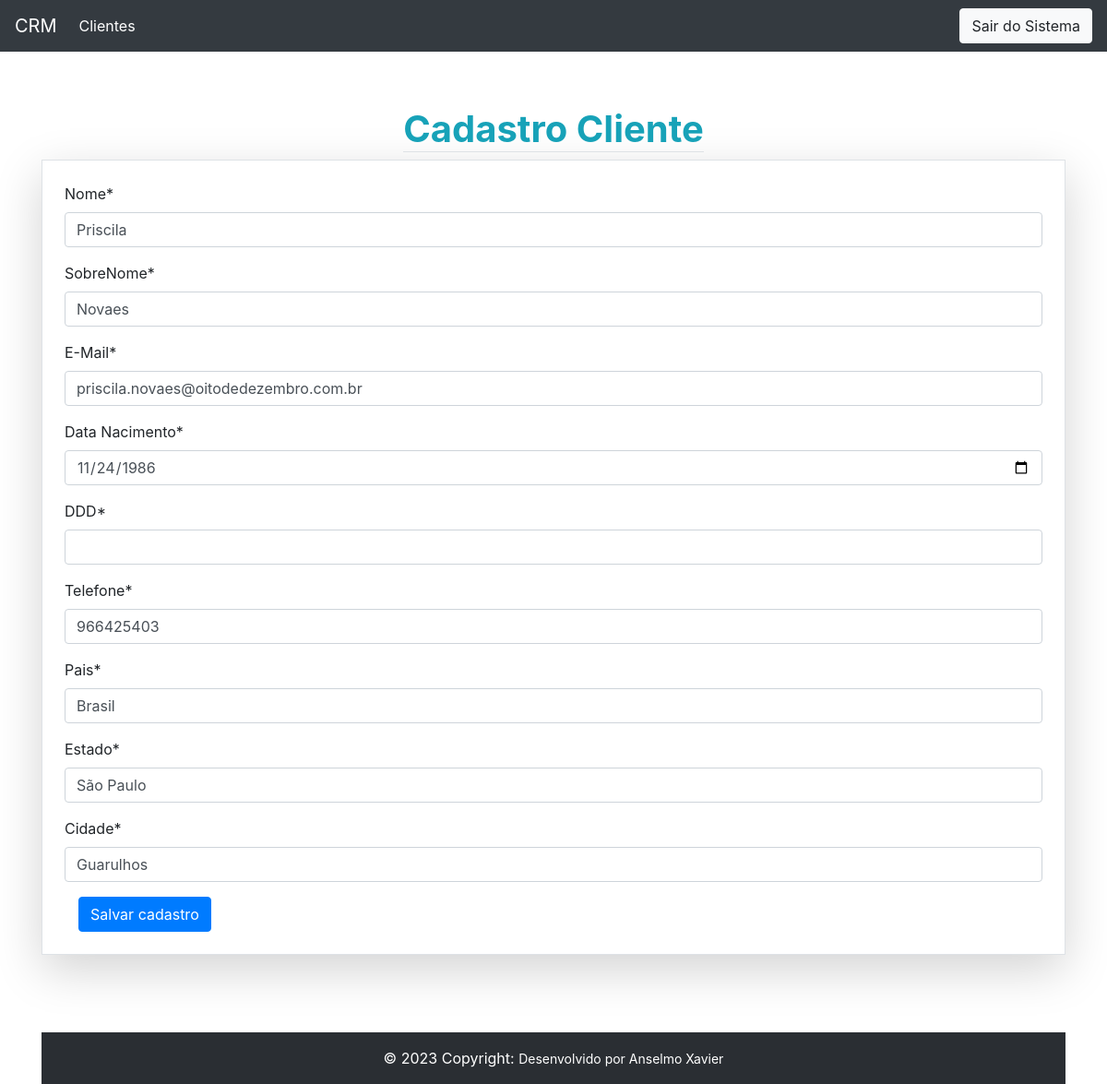
/customer/3/, run on the app's committed database.
### customer/models.py (models this page shows, shortened)
class Customer(models.Model):
    first_name = models.CharField( max_length=30)
    last_name = models.CharField( max_length=50)
    email = models.EmailField()
    bird_date = models.DateField()
    area_code = models.CharField(max_length=3)
    phone_number = models.CharField(max_length=9)
    country = models.CharField(max_length=30)
    state = models.CharField(max_length=30)
    city = models.CharField(max_length=30)
    create_date = models.DateTimeField(auto_now_add=True)
    update_date = models.DateTimeField(auto_now=True)
    active = models.BooleanField(default=True)
    class Meta:
        db_table = "customer"

### customer/views.py (the view, shortened to what this page needs)
# urls.py: path('<int:id>/', UpdateCustomer.as_view(), name='update'),
class UpdateCustomer(UpdateView):
    template_name = "customer/customer_create.html"
    form_class = CustomerForm
    def get_object(self):
        id = self.kwargs.get('id')
        return get_object_or_404(Customer, id=id)

### customer/forms.py
class CustomerForm(forms.ModelForm):
    first_name = forms.CharField(label='Nome')
    last_name = forms.CharField(label='SobreNome')
    email = forms.EmailField(label='E-Mail')
    bird_date = forms.DateField(label='Data Nacimento', widget=DateInput())
    area_cade = forms.CharField(label='DDD')
    phone_number = forms.CharField(label='Telefone')
    country = forms.CharField(label='Pais')
    state = forms.CharField(label='Estado')
    city = forms.CharField(label='Cidade')
    class Meta:
        model = Customer
        fields = (
            "first_name",
            "last_name",
            "email",
            "bird_date",
            "area_cade",
            "phone_number",
            "country",
            "state",
            "city"
            )

### customer/templates/customer/customer_create.html (shortened to what this page needs)
{% extends "model-page.html" %}
{% load crispy_forms_tags %}
{% block content %}
<div class="d-grid gap-3 d-md-flex justify-content-md-center">
  <h1 class='text-center text-info border-bottom'><strong>Cadastro Cliente</strong></h1>
</div>
<form  method="post">
  <div class="shadow-lg p-4 mb-1 border ">
  {{ form|crispy }}
  <div class="col-12 mx-auto">
    <button class="btn btn-primary" type="submit">Salvar cadastro</button>
  </div>
</div>
</form>
{% endblock  %}

### core/templates/model-page.html (style rules this page uses)
html,body { height:100%; }

### data on the page
Customer: first_name "Priscila", last_name "Novaes", email "priscila.novaes@oitodedezembro.com.br", bird_date "11/24/1986", phone_number "966425403", country "Brasil", state "São Paulo", city "Guarulhos"
